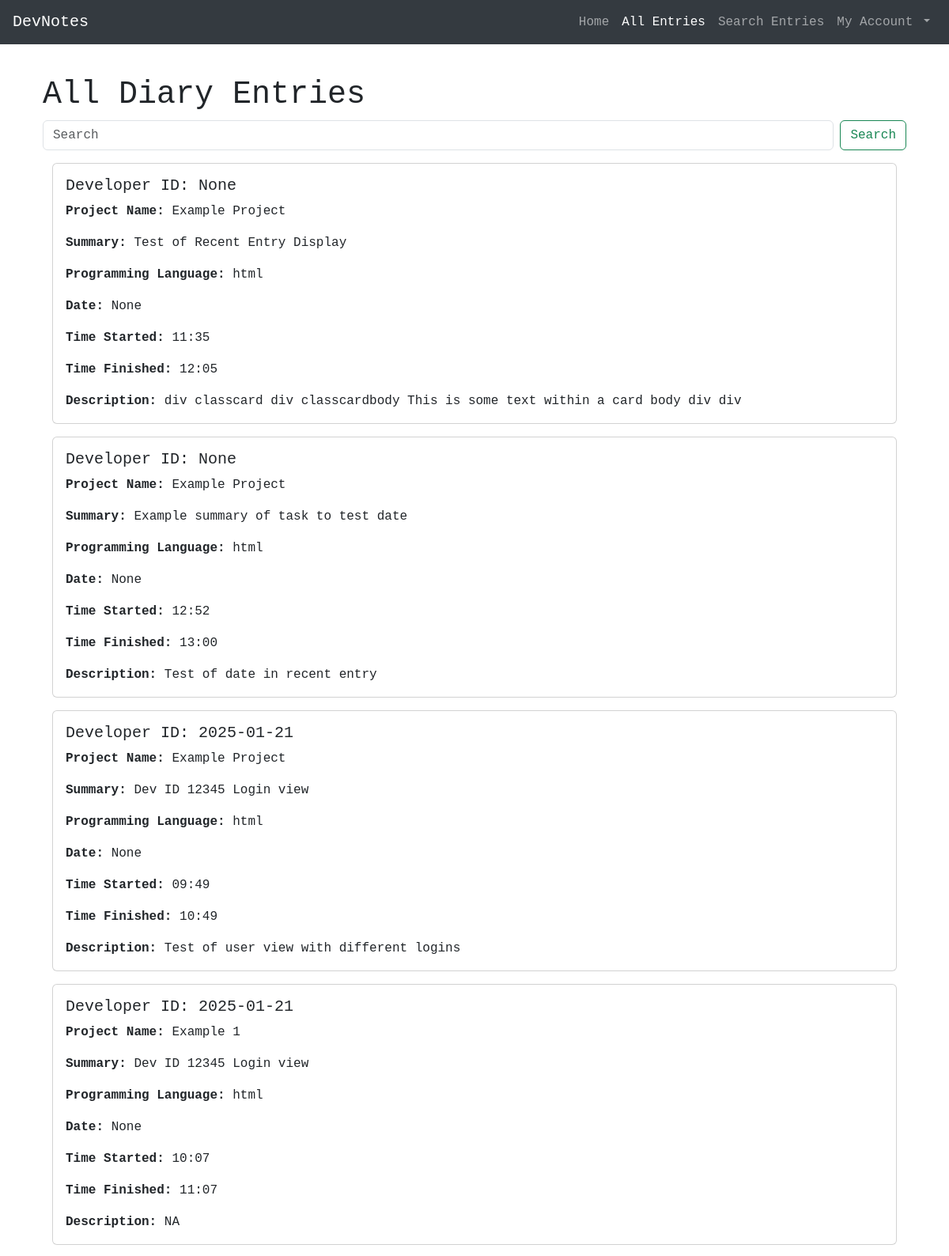
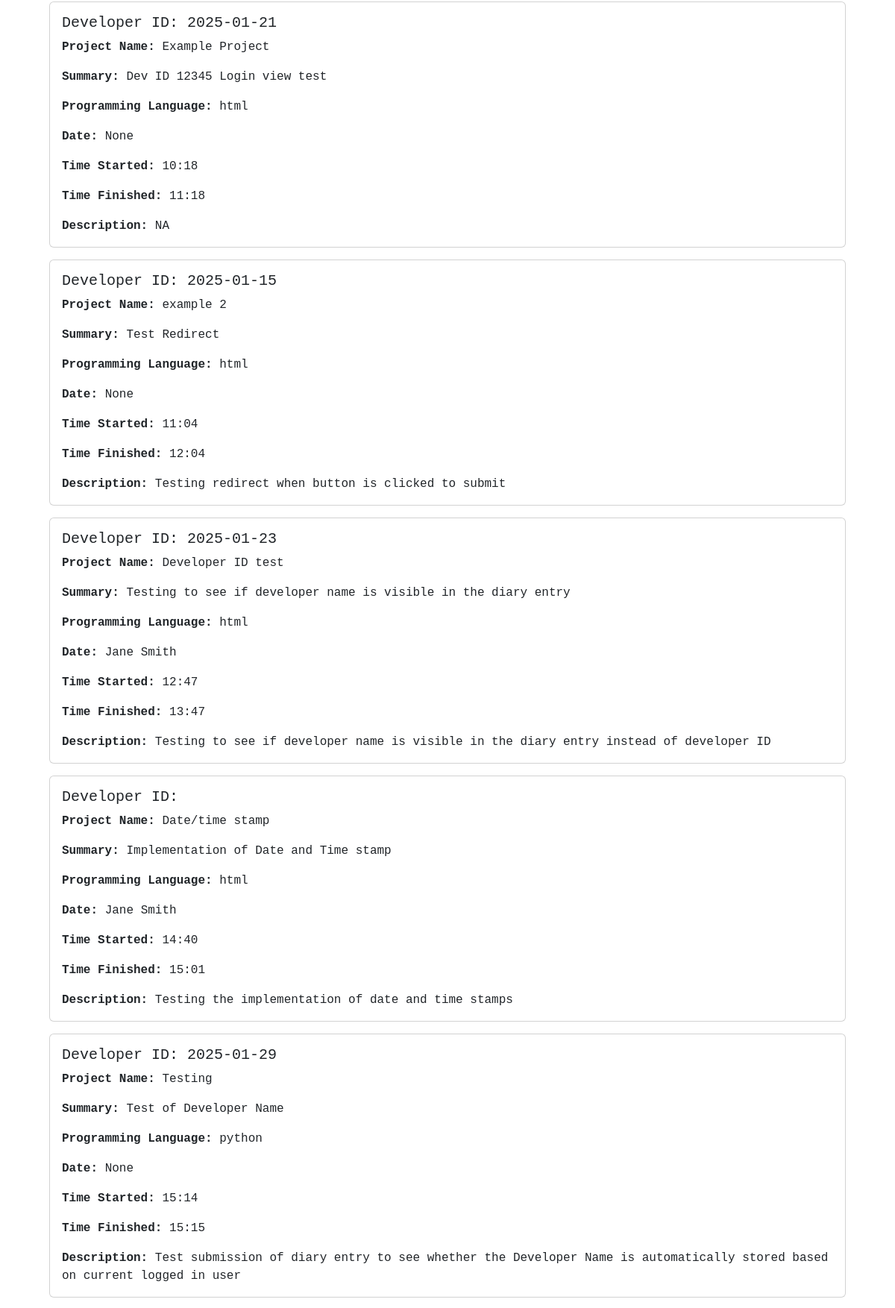
/diary (upper part), run on the app's committed database (2 pictures, top to bottom).
### tables this page shows
CREATE TABLE diary_entry (
    id INTEGER PRIMARY KEY AUTOINCREMENT,
    project_name TEXT NOT NULL,
    summary TEXT NOT NULL,
    programming_language TEXT NOT NULL,
    time_started TEXT NOT NULL,
    time_finished TEXT NOT NULL,
    description TEXT NOT NULL
, date, developer_name TEXT, entry_timestamp, developer_email TEXT);

### main.py (the view)
@app.route('/diary')
def diary():
    diary_entries = dbHandler.get_all_diary_entries()
    return render_template('diary.html', diary_entries=diary_entries)

### database_manager.py (called while the page is built)
def get_all_diary_entries():
    conn = sqlite3.connect('database/data_source.db')
    cursor = conn.cursor()
    cursor.execute("SELECT * FROM diary_entry")
    entries = cursor.fetchall()
    conn.close()
    return entries

### main.py (called while the page is built)
@app.after_request
def apply_csp(response):
    response.headers['Content-Security-Policy'] = "default-src 'self'; script-src 'self'; style-src 'self';"
    return response

### templates/diary.html (shortened to what this page needs)
{% extends 'layout.html' %} {% block content %}
<div class="container mt-5 pt-5">
  <h1>All Diary Entries</h1>
  <form class="d-flex mb-3" role="search">
    <input
      class="form-control me-2"
      type="search"
      placeholder="Search"
      aria-label="Search"
    />
    <button class="btn btn-outline-success" type="submit">Search</button>
  </form>
  <div class="container">
    <div id="entries-container">
      {% for entry in diary_entries %}
      <div class="card mb-3">
        <div class="card-body">
          <h5 class="card-title">Developer ID: {{ entry[7] }}</h5>
          <p class="card-text"><strong>Project Name:</strong> {{ entry[1] }}</p>
          <p class="card-text"><strong>Summary:</strong> {{ entry[2] }}</p>
          <p class="card-text">
            <strong>Programming Language:</strong> {{ entry[3] }}
          </p>
          <p class="card-text"><strong>Date:</strong> {{ entry[8] }}</p>
          <p class="card-text"><strong>Time Started:</strong> {{ entry[4] }}</p>
          <p class="card-text">
            <strong>Time Finished:</strong> {{ entry[5] }}
          </p>
          <p class="card-text"><strong>Description:</strong> {{ entry[6] }}</p>
        </div>
      </div>
      {% endfor %}
    </div>
  </div>
</div>
{% endblock %}

### static/css/style.css (style rules this page uses)
body { font-family: "Courier Prime", monospace; }
body { font-family: "Roboto Mono", monospace; }
h1, h2, h3, h4, h5, h6 { font-family: "Roboto Mono", monospace; }
p, a, span, div { font-family: "Roboto Mono", monospace; }

### data on the page
diary_entry: entry "None", project_name "Example Project", summary "Test of Recent Entry Display", programming_language "html", time_started "11:35", time_finished "12:05", description "div classcard div classcardbody This is some text within a card body div div"
diary_entry: entry "None", project_name "Example Project", summary "Example summary of task to test date", programming_language "html", time_started "12:52", time_finished "13:00", description "Test of date in recent entry"
diary_entry: date "2025-01-21", project_name "Example Project", summary "Dev ID 12345 Login view", programming_language "html", entry "None", time_started "09:49", time_finished "10:49", description "Test of user view with different logins"
diary_entry: date "2025-01-21", project_name "Example 1", summary "Dev ID 12345 Login view", programming_language "html", entry "None", time_started "10:07", time_finished "11:07", description "NA"
diary_entry: date "2025-01-21", project_name "Example Project", summary "Dev ID 12345 Login view test", programming_language "html", entry "None", time_started "10:18", time_finished "11:18", description "NA"
diary_entry: date "2025-01-15", project_name "example 2", summary "Test Redirect", programming_language "html", entry "None", time_started "11:04", time_finished "12:04", description "Testing redirect when button is clicked to submit"
diary_entry: date "2025-01-23", project_name "Developer ID test", summary "Testing to see if developer name is visible in the diary entry", programming_language "html", developer_name "Jane Smith", time_started "12:47", time_finished "13:47", description "Testing to see if developer name is visible in the diary entry instead of developer ID"
diary_entry: project_name "Date/time stamp", summary "Implementation of Date and Time stamp", programming_language "html", developer_name "Jane Smith", time_started "14:40", time_finished "15:01", description "Testing the implementation of date and time stamps"
diary_entry: date "2025-01-29", project_name "Testing", summary "Test of Developer Name", programming_language "python", entry "None", time_started "15:14", time_finished "15:15", description "Test submission of diary entry to see whether the Developer Name is automatically stored based on current logged in user"
